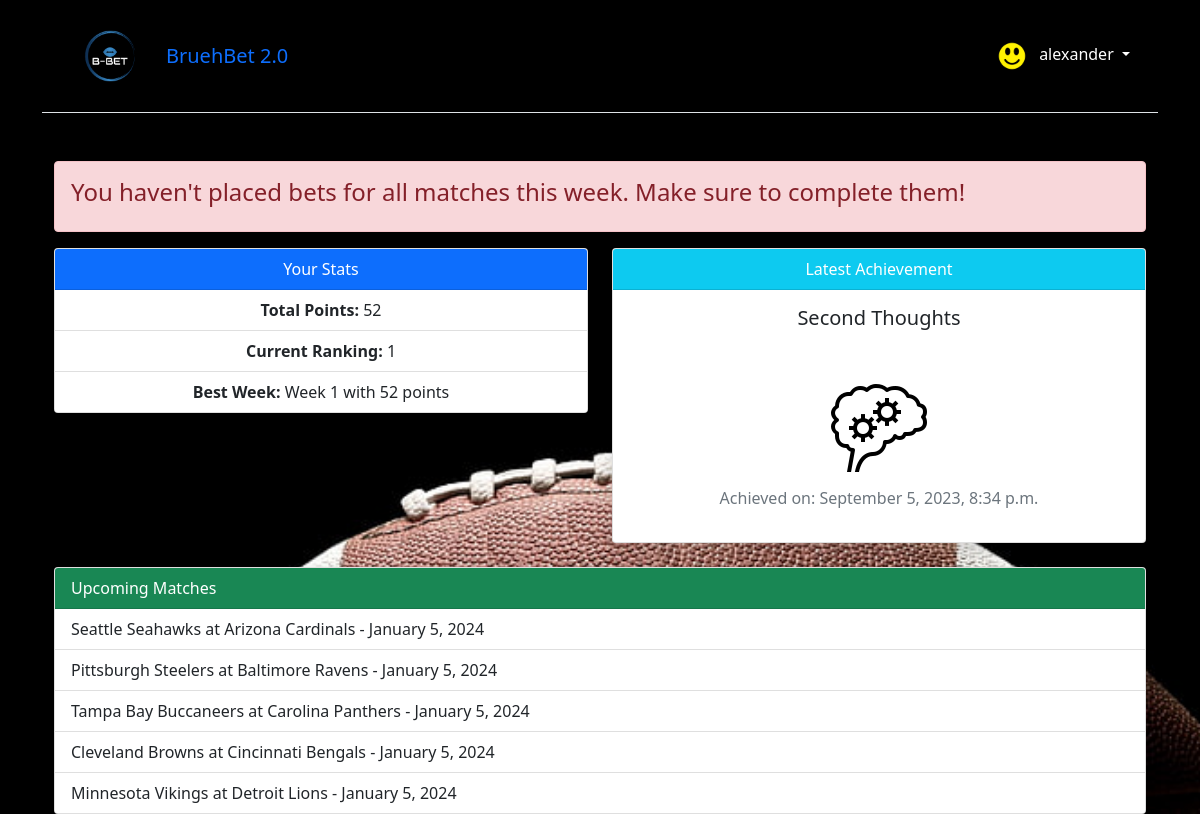
The page /users/dashboard/ (signed in) on the database its author committed.
### users/models.py (models this page shows, shortened)
class CustomUser(AbstractUser):
    favorite_team = models.ForeignKey(Team, on_delete=models.SET_NULL, null=True, blank=True)
    models.SlugField(null=True, blank=True, unique=True)
    bio = models.TextField(blank=True, null=True)
    profile_picture = models.ImageField(upload_to='profiles_pictures/', blank=True, null=True)

class UserAchievement(models.Model):
    user = models.ForeignKey(CustomUser, on_delete=models.CASCADE)
    achievement = models.ForeignKey(Achievement, on_delete=models.CASCADE)
    date_achieved = models.DateTimeField()

class Achievement(models.Model):
    name = models.CharField(max_length=50)
    description = models.TextField()
    image = models.CharField(max_length=255, null=True, blank=True)

class Match(models.Model):
    match_number = models.PositiveIntegerField(primary_key=True)
    week_number = models.PositiveIntegerField()
    date = models.DateTimeField()
    location = models.CharField(max_length=100)
    home_team = models.ForeignKey(Team, on_delete=models.CASCADE, related_name='home_team')
    away_team = models.ForeignKey(Team, on_delete=models.CASCADE, related_name='away_team')
    home_team_result = models.IntegerField(null=True, blank=True)
    away_team_result = models.IntegerField(null=True, blank=True)
    odds_home = models.IntegerField(null=True, blank=True)
    odds_away = models.IntegerField(null=True, blank=True)
    over_under = models.IntegerField(null=True, blank=True)

class Team(models.Model):
    name = models.CharField(max_length=50, blank=True, primary_key=True)
    logo = models.ImageField(upload_to='team_logos/', null=True, blank=True)
    short_name = models.TextField(blank=True, null=True)
    def __str__(self):
        return self.name

### users/views.py (the view)
# urls.py: path('dashboard/', DashboardView.as_view(), name='dashboard'),
class DashboardView(TemplateView):
    template_name = 'dashboard.html'
    def get_current_nfl_week(self):
        today = datetime.date.today()
        start_date = datetime.date(2023, 9, 5)
        if today < start_date:
            return "NFL season hasn't started yet."
        delta_days = (today - start_date).days
        week_number = delta_days // 7 + 1
        if week_number > 18:  # Assuming an 18 week season
            return "NFL regular season is over."
        return week_number
    def has_user_placed_bets_for_all_matches_this_week(self, user, current_week):
        total_matches_this_week = Match.objects.filter(week_number=current_week).count()
        user_bets_this_week = Bet.objects.filter(
            user=user,
            match__week_number=current_week,
            predicted_home_score__gt=0,
            predicted_away_score__gt=0
        ).count()
        return total_matches_this_week == user_bets_this_week
    def get_context_data(self, **kwargs):
        context = super().get_context_data(**kwargs)
        context['total_points'] = Bet.objects.filter(user=self.request.user).aggregate(total=Sum('points'))['total'] or 0
        context['recent_bets'] = Bet.objects.filter(user=self.request.user).order_by('match__date')[:5]
        current_week = self.get_current_nfl_week()
        context['has_placed_bets_for_all_matches'] = self.has_user_placed_bets_for_all_matches_this_week(self.request.user, current_week)
        context['upcoming_matches'] = Match.objects.filter(date__gte=date.today()).order_by('date')[:5]
        ranked_users = CustomUser.objects.annotate(total_points=Sum('bet__points')).order_by('-total_points')
        user_rank = 1
        for rank, user in enumerate(ranked_users, start=1):
            if user == self.request.user:
                context['user_rank'] = rank
                break
        best_week_data = Bet.objects.filter(user=self.request.user).values('match__week_number').annotate(week_points=Sum('points')).order_by('-week_points').first()
        if best_week_data:
            context['best_week'] = {
                'number': best_week_data['match__week_number'],
                'points': best_week_data['week_points']
            }
        else:
            context['best_week'] = {
                'number': None,
                'points': None
            }
        latest_achievement = UserAchievement.objects.filter(user=self.request.user).order_by('-date_achieved').first()
        context['latest_achievement'] = latest_achievement
        return context

### templates/dashboard.html
{% extends 'base.html' %}
{% load static %}
{% block content %}
<div class="container mt-5">
    {% if has_placed_bets_for_all_matches %}
        <div class="alert alert-success">
            <p>All bets placed. Good luck.</p>
        </div>
    {% else %}
        <div class="alert alert-danger">
            <h4>You haven't placed bets for all matches this week. Make sure to complete them!</h4>
        </div>
    {% endif %}
    <div class="row">
        <div class="col-lg-6 mb-4">
            <div class="card shadow">
                <div class="card-header bg-primary text-white text-center">Your Stats</div>
                <ul class="list-group list-group-flush text-center">
                    <li class="list-group-item"><strong>Total Points:</strong> {{ total_points }}</li>
                    <li class="list-group-item"><strong>Current Ranking:</strong> {{ user_rank }}</li>
                    <li class="list-group-item"><strong>Best Week:</strong> Week {{ best_week.number }} with {{ best_week.points }} points</li>
                </ul>
            </div>
        </div>
        <div class="col-lg-6 mb-4">
            {% if latest_achievement %}
            <div class="card shadow text-center">
                <div class="card-header bg-info text-white">Latest Achievement</div>
                <div class="card-body">
                    <h5 class="card-title">{{ latest_achievement.achievement.name }}</h5>
                    <p class="card-text">{{ latest_achievement.achievement.description }}</p>
                    {% if latest_achievement.achievement.image %}
                        <img src="{% static '/images/achievements/'|add:latest_achievement.achievement.image %}" alt="{{ latest_achievement.achievement.name }} icon" class="card-img-top mb-2 d-block mx-auto" style="max-height: 100px; object-fit: contain;">
                    {% endif %}
                    <p class="text-muted">Achieved on: {{ latest_achievement.date_achieved|date:"F j, Y, g:i a" }}</p>
                </div>
            </div>
            {% endif %}
        </div>
    </div>
    <div class="card mb-4 shadow">
        <div class="card-header bg-success text-white">Upcoming Matches</div>
        <ul class="list-group list-group-flush">
            {% for match in upcoming_matches %}
                <li class="list-group-item">{{ match.away_team }} at {{ match.home_team }} - {{ match.date|date:"F j, Y" }}</li>
            {% endfor %}
        </ul>
    </div>
</div>
{% endblock %}

### templates/base.html (shortened to what this page needs)
{% load static %}
<!DOCTYPE html>
<html>
<head>
  <link rel="stylesheet" type="text/css" href="{% static 'css/styles.css' %}">
  <link href="https://cdn.jsdelivr.net/npm/bootstrap@5.1.3/dist/css/bootstrap.min.css" rel="stylesheet"
>
    <link rel="stylesheet" href="https://cdnjs.cloudflare.com/ajax/libs/OwlCarousel2/2.3.4/assets/owl.carousel.min.css">
<link rel="stylesheet" href="https://cdnjs.cloudflare.com/ajax/libs/OwlCarousel2/2.3.4/assets/owl.theme.default.min.css">
</head>
<body>
  <div class="container">
    <header class="p-3 mb-3 border-bottom">
      <div class="container">
        <div class="d-flex flex-wrap align-items-center justify-content-center
          justify-content-lg-start">
          <img src="{% static 'logo/png/logo-color.png' %}" alt="BruehBet Logo" class="me-3 logo">
          <a class="navbar-brand" href="{% url 'home' %}">BruehBet 2.0</a>
            {% if user.is_authenticated %}
          <div class="dropdown text-end">
            <a href="#" class="d-block link-dark text-decoration-none dropdown-toggle" id="dropdownUser1"
              data-bs-toggle="dropdown" aria-expanded="false">
              {% if request.user.profile_picture %}
                <img src="{{ request.user.profile_picture.url }}" width="30" height="30" class="rounded-circle me-2">
              {% elif request.user.favorite_team.logo %}
                <img src="{{ request.user.favorite_team.logo.url }}" width="30" height="30" class="rounded-circle me-2">
              {% else %}
                <img src="{% static 'images/nfl.png' %}" width="30" height="30" class="rounded-circle me-2">
              {% endif %}
              {{ request.user.username }}
            </a>
          </div>
          {% else %}
          <div class="text-end">
            <a href="{% url 'login' %}" class="btn btn-outline-primary me-2">Log
              In</a>
            <a href="{% url 'signup' %}" class="btn btn-primary">Sign Up</a>
          </div>
          {% endif %}
        </div>
      </div>
    </header>
    <main>
      {% block content %}
      {% endblock content %}
    </main>
  </div>
</body>
</html>

### static/css/styles.css (style rules this page uses)
html { scroll-behavior: smooth; }
a { color: rgb(137,147,158) }
body { background-image: url("../../media/background.jpg"); background-repeat: no-repeat; background-size: cover; background-attachment: fixed; height: 100vh; }
h1, label, p, li { color: white; }
#dropdownUser1 { color: white; }
.text-white { color: white; }
.logo { width: 50px; height: auto; }
@media (min-width: 576px) { .logo { width: 60px; } }
@media (min-width: 768px) { .logo { width: 70px; } }
@media (min-width: 992px) { .logo { width: 80px; } }
.card { border-radius: 10px; box-shadow: 0 4px 8px rgba(0,0,0,0.1); transition: all 0.3s ease-in-out; }

### rows shown on the page
CustomUser: user.profile_picture (picture), user.username "alexander"
UserAchievement: achievement.name "Second Thoughts", achievement.image (picture), date_achieved "September 5, 2023, 8:34 p.m."
Match: away_team "Seattle Seahawks", home_team "Arizona Cardinals", date "January 5, 2024"
Match: away_team "Pittsburgh Steelers", home_team "Baltimore Ravens", date "January 5, 2024"
Match: away_team "Tampa Bay Buccaneers", home_team "Carolina Panthers", date "January 5, 2024"
Match: away_team "Cleveland Browns", home_team "Cincinnati Bengals", date "January 5, 2024"
Match: away_team "Minnesota Vikings", home_team "Detroit Lions", date "January 5, 2024"

### other values the page prints
{{ total_points }} "52"
{{ user_rank }} "1"
{{ best_week.number }} "1"
{{ best_week.points }} "52"
